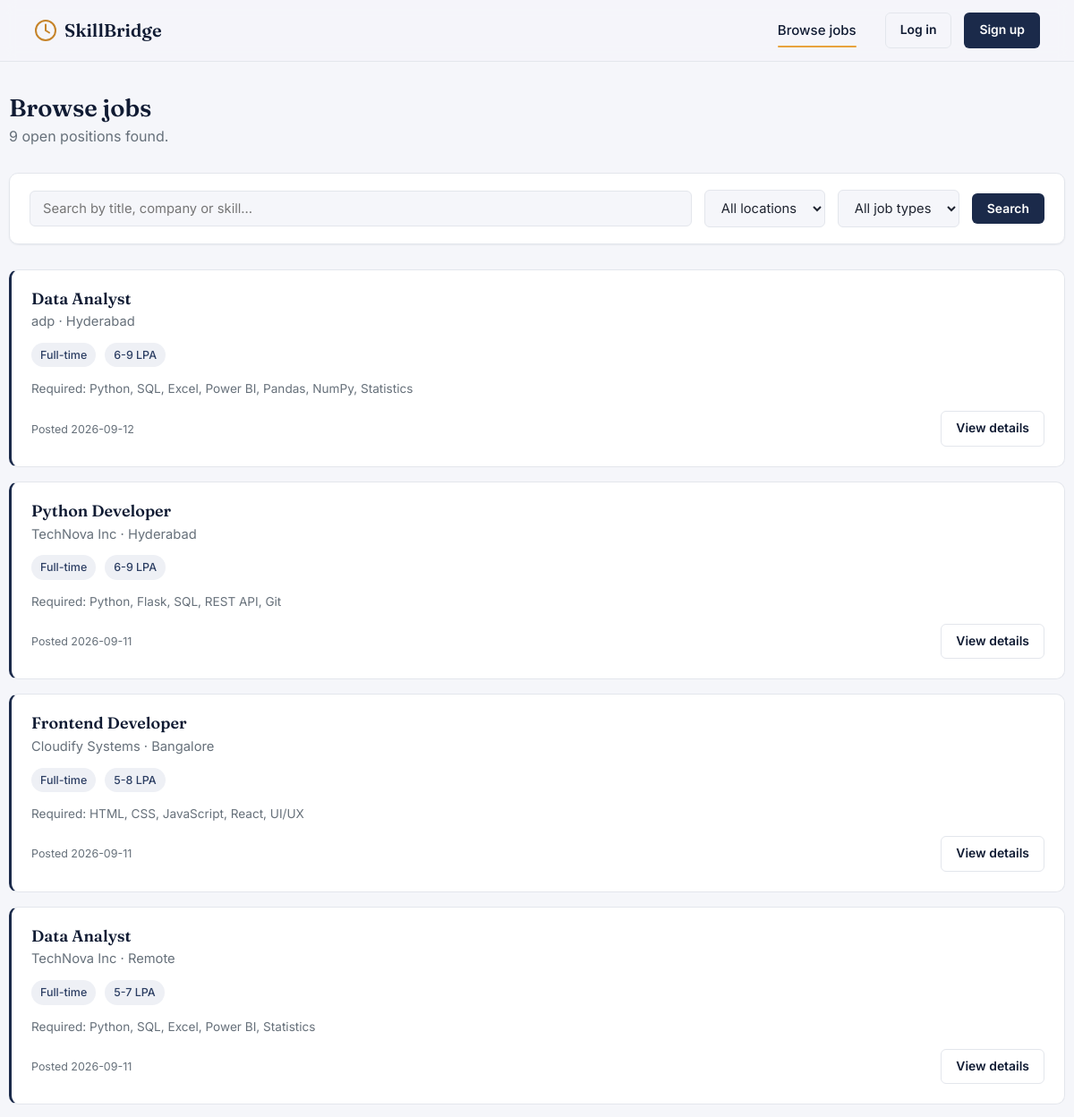
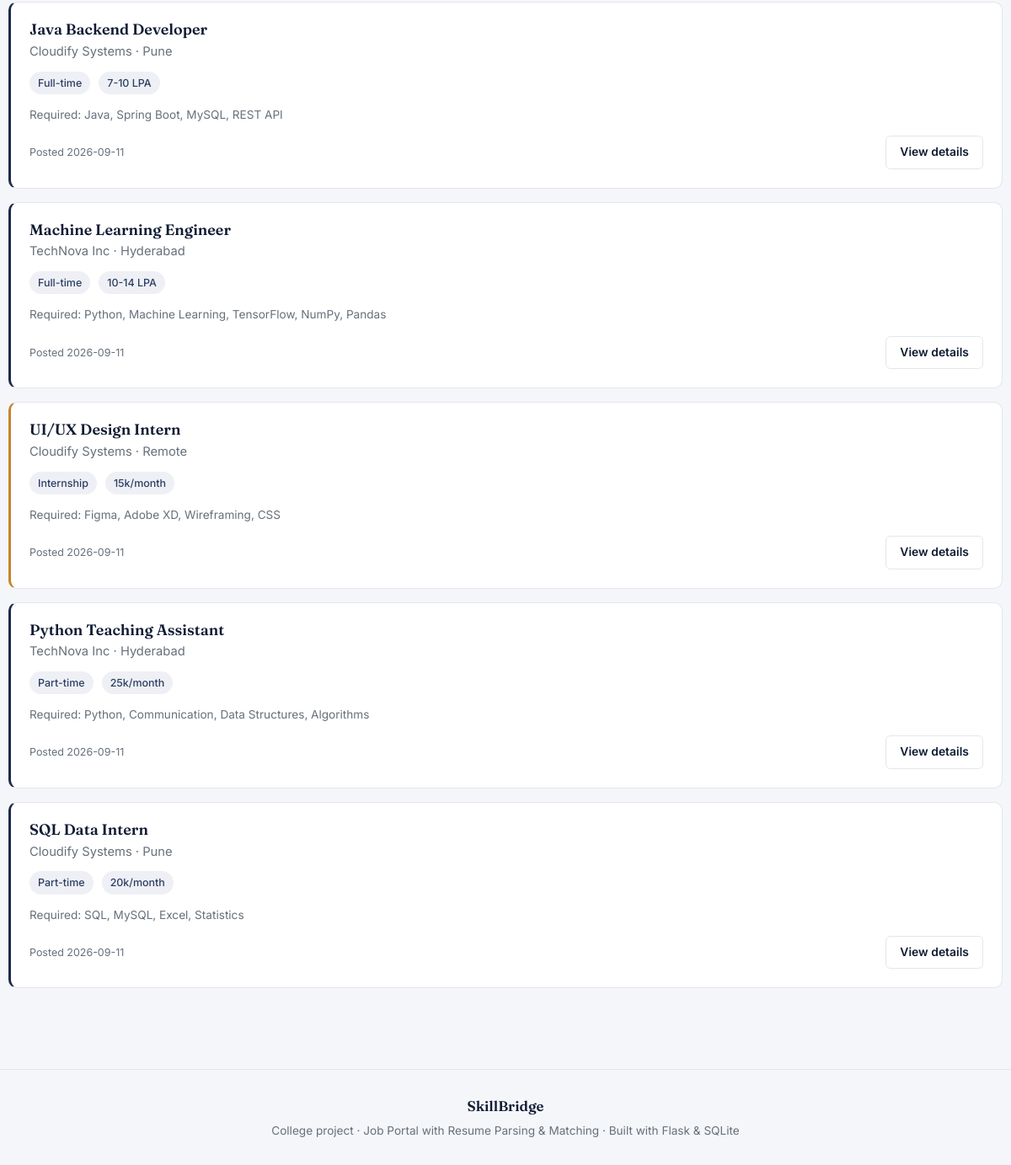
Page /jobs on the committed database (2 pictures, top to bottom).
### tables this page shows
CREATE TABLE jobs (
    job_id           INTEGER PRIMARY KEY AUTOINCREMENT,
    recruiter_id     INTEGER NOT NULL,
    title            TEXT NOT NULL,
    company          TEXT NOT NULL,
    location         TEXT NOT NULL,
    job_type         TEXT NOT NULL CHECK (job_type IN ('Full-time','Part-time','Internship','Remote')),
    salary_range     TEXT,
    description      TEXT NOT NULL,
    skills_required  TEXT NOT NULL,            -- comma-separated
    posted_at        TIMESTAMP DEFAULT CURRENT_TIMESTAMP,
    FOREIGN KEY (recruiter_id) REFERENCES users(user_id) ON DELETE CASCADE
);

### app.py (the view, shortened to what this page needs)
@app.route("/jobs")
def jobs():
    conn = get_db()
    keyword = request.args.get(
        "keyword",
        ""
    ).strip()
    location = request.args.get(
        "location",
        ""
    ).strip()
    job_type = request.args.get(
        "job_type",
        ""
    ).strip()
    query = """
        SELECT *
        FROM jobs
        WHERE 1 = 1
    """
    params = []
    query += """
        ORDER BY posted_at DESC
    """
    job_rows = conn.execute(
        query,
        params
    ).fetchall()
    all_locations = [
        row["location"]
        for row in conn.execute(
            """
            SELECT DISTINCT location
            FROM jobs
            ORDER BY location
            """
        ).fetchall()
    ]
    conn.close()
    return render_template(
        "jobs.html",
        jobs=job_rows,
        keyword=keyword,
        location=location,
        job_type=job_type,
        all_locations=all_locations
    )

### app.py (called while the page is built, shortened)
def get_db():
    conn = sqlite3.connect(DATABASE)
    conn.row_factory = sqlite3.Row
    conn.execute(
        "PRAGMA foreign_keys = ON"
    )
    return conn

def current_user():
    if "user_id" not in session:
        return None

@app.context_processor
def inject_user():
    return {
        "logged_in_user": current_user()
    }

### templates/jobs.html (shortened to what this page needs)
{% extends "base.html" %}
{% block content %}
<div class="container section-tight">
  <div class="section-head">
    <div>
      <h2>Browse jobs</h2>
      <p>{{ jobs|length }} open position{{ 's' if jobs|length != 1 else '' }} found.</p>
    </div>
  </div>
  <form class="filter-bar" method="GET" action="{{ url_for('jobs') }}">
    <input type="text" name="keyword" value="{{ keyword }}" placeholder="Search by title, company or skill...">
    <select name="location">
      <option value="">All locations</option>
    </select>
    <select name="job_type">
      <option value="">All job types</option>
    </select>
    <button type="submit" class="btn btn-primary btn-sm">Search</button>
  </form>
  {% if jobs %}
  <div class="job-list">
    {% for job in jobs %}
    <a href="{{ url_for('job_details', job_id=job['job_id']) }}" class="job-card type-{{ job['job_type'] }}">
      <div class="job-card-top">
        <div>
          <h3>{{ job['title'] }}</h3>
          <div class="company">{{ job['company'] }} &middot; {{ job['location'] }}</div>
        </div>
      </div>
      <div class="job-meta">
        <span>{{ job['job_type'] }}</span>
        {% if job['salary_range'] %}<span>{{ job['salary_range'] }}</span>{% endif %}
      </div>
      <div class="skills-preview">Required: {{ job['skills_required'] }}</div>
      <div class="job-card-footer">
        <span class="posted-tag">Posted {{ job['posted_at'].split(' ')[0] }}</span>
        <span class="btn btn-ghost btn-sm">View details</span>
      </div>
    </a>
    {% endfor %}
  </div>
  {% else %}
  <div class="empty-state">
    <svg width="40" height="40" viewBox="0 0 24 24" fill="none"><path d="M4 7h16M4 12h16M4 17h10" stroke="currentColor" stroke-width="2" stroke-linecap="round"/></svg>
    <p style="margin:0;">No jobs match your filters. Try a different search.</p>
  </div>
  {% endif %}
</div>
{% endblock %}

### templates/base.html (shortened to what this page needs)
<!DOCTYPE html>
<html lang="en">
<head>
<link rel="stylesheet" href="{{ url_for('static', filename='css/style.css') }}">
</head>
<body>
<header class="site-header">
  <div class="header-inner">
    <a class="brand" href="{{ url_for('home') }}">
      <span class="brand-mark">
        <svg width="26" height="26" viewBox="0 0 26 26" fill="none">
          <circle cx="13" cy="13" r="11" stroke="currentColor" stroke-width="2"/>
          <path d="M13 6.5V13L17 15.5" stroke="currentColor" stroke-width="2" stroke-linecap="round"/>
        </svg>
      </span>
      SkillBridge
    </a>
    <nav class="main-nav">
      <a href="{{ url_for('jobs') }}" class="{{ 'active' if request.endpoint == 'jobs' }}">Browse jobs</a>
    </nav>
    <div class="header-actions">
      {% if logged_in_user %}
        <span class="header-user">Hi, {{ logged_in_user['name'].split(' ')[0] }}</span>
        <a href="{{ url_for('logout') }}" class="btn btn-ghost btn-sm">Log out</a>
      {% else %}
        <a href="{{ url_for('login') }}" class="btn btn-ghost btn-sm">Log in</a>
        <a href="{{ url_for('register') }}" class="btn btn-primary btn-sm">Sign up</a>
      {% endif %}
    </div>
  </div>
</header>
<main class="page-enter">
  {% block content %}{% endblock %}
</main>
<footer class="site-footer">
  <div class="footer-inner">
    <div class="brand footer-brand">SkillBridge</div>
    <p>College project &middot; Job Portal with Resume Parsing &amp; Matching &middot; Built with Flask &amp; SQLite</p>
  </div>
</footer>
</body>
</html>

### rows in the picture
jobs: title "Data Analyst", company "adp", location "Hyderabad", job_type "Full-time", salary_range "6-9 LPA", skills_required "Python, SQL, Excel, Power BI, Pandas, NumPy, Statistics", posted_at "2026-09-12"
jobs: title "Python Developer", company "TechNova Inc", location "Hyderabad", job_type "Full-time", salary_range "6-9 LPA", skills_required "Python, Flask, SQL, REST API, Git", posted_at "2026-09-11"
jobs: title "Frontend Developer", company "Cloudify Systems", location "Bangalore", job_type "Full-time", salary_range "5-8 LPA", skills_required "HTML, CSS, JavaScript, React, UI/UX", posted_at "2026-09-11"
jobs: title "Data Analyst", company "TechNova Inc", location "Remote", job_type "Full-time", salary_range "5-7 LPA", skills_required "Python, SQL, Excel, Power BI, Statistics", posted_at "2026-09-11"
jobs: title "Java Backend Developer", company "Cloudify Systems", location "Pune", job_type "Full-time", salary_range "7-10 LPA", skills_required "Java, Spring Boot, MySQL, REST API", posted_at "2026-09-11"
jobs: title "Machine Learning Engineer", company "TechNova Inc", location "Hyderabad", job_type "Full-time", salary_range "10-14 LPA", skills_required "Python, Machine Learning, TensorFlow, NumPy, Pandas", posted_at "2026-09-11"
jobs: title "UI/UX Design Intern", company "Cloudify Systems", location "Remote", job_type "Internship", salary_range "15k/month", skills_required "Figma, Adobe XD, Wireframing, CSS", posted_at "2026-09-11"
jobs: title "Python Teaching Assistant", company "TechNova Inc", location "Hyderabad", job_type "Part-time", salary_range "25k/month", skills_required "Python, Communication, Data Structures, Algorithms", posted_at "2026-09-11"
jobs: title "SQL Data Intern", company "Cloudify Systems", location "Pune", job_type "Part-time", salary_range "20k/month", skills_required "SQL, MySQL, Excel, Statistics", posted_at "2026-09-11"

### other values in the picture
{{ jobs|length }} "9"
{{ 's' if jobs|length != 1 else '' }} "s"
